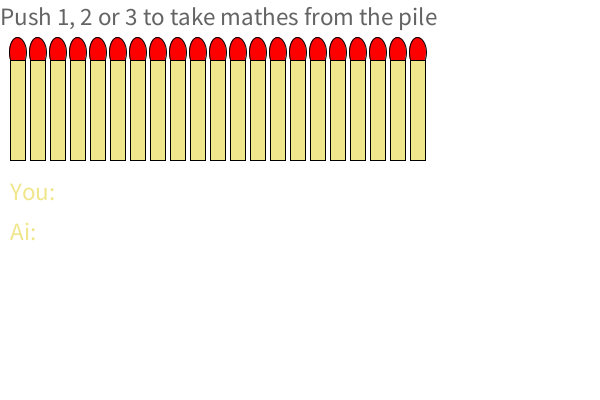
Frame 1 (no input)
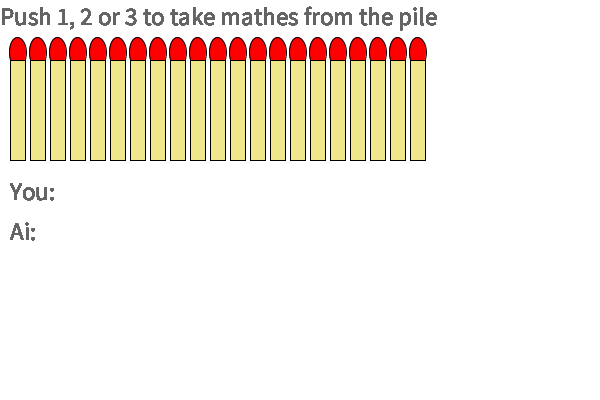
Frame 60 (the mouse pressed at the canvas centre just before this capture)
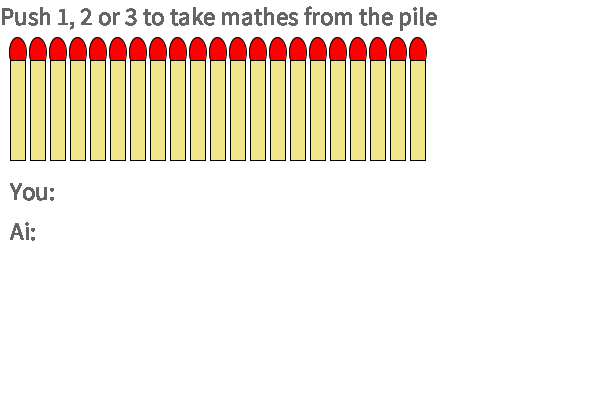
Frame 120 (the mouse held since frame 60 and released just before this capture)

The Processing sketch that drew these frames (run headless with seeded random() and noise(); from frame 60 on, the mouse is pressed at the canvas centre):

// Processing sketch: Lab_05b_MatchGame
// ── Lab_05b_MatchGame.pde
int x = 10;
int i = 0;
int ai, player;
String text = "";
int size = 21;
String textAi = "";
int k;
String winner = "";
boolean ref = false;

void setup() {
  size(600, 400);
  background(255);
  textSize(25);
  ellipseMode(CORNER);
}

void draw() {
  fill(100);
  text("Push 1, 2 or 3 to take mathes from the pile", 0, 25);
  while(i < size){
     fill(255, 0, 0);
     ellipse(x - 1, 37, 17, 30);
     fill(240,230,140);
     rect(x, 60, 15, 100); 
     x += 20;
     i++;
  }
  text("You: " + text, 10, 200);
  text("Ai: " + textAi, 10, 240);
  if(ref == true){
    background(255);
    text(winner + " won", width / 2 - 100, height / 2);
    noLoop();
    return;
  }
}

void keyReleased(){
  if(key == '1' || key == '2' || key == '3'){
    background(255);
    player = int(key);
    text = "you removed " + key;
    ai = int(random(1, 3));
    textAi = "ai removed " + ai;
    k = key;
    println(k);
    size -= (k - 48); 
    if(size <= 0){
      background(255);
      textSize(50);
      winner = "You";
      ref = true;
    }
    size -= ai;
    if(size <= 0 && ref == false){
      background(255);
      textSize(50);
      winner = "Ai";
      ref = true;
    }
  }
  else{
    background(255);
    text = "Only 1, 2 or 3, allowed!";
  }
  i = 0;
  x = 10;
}
